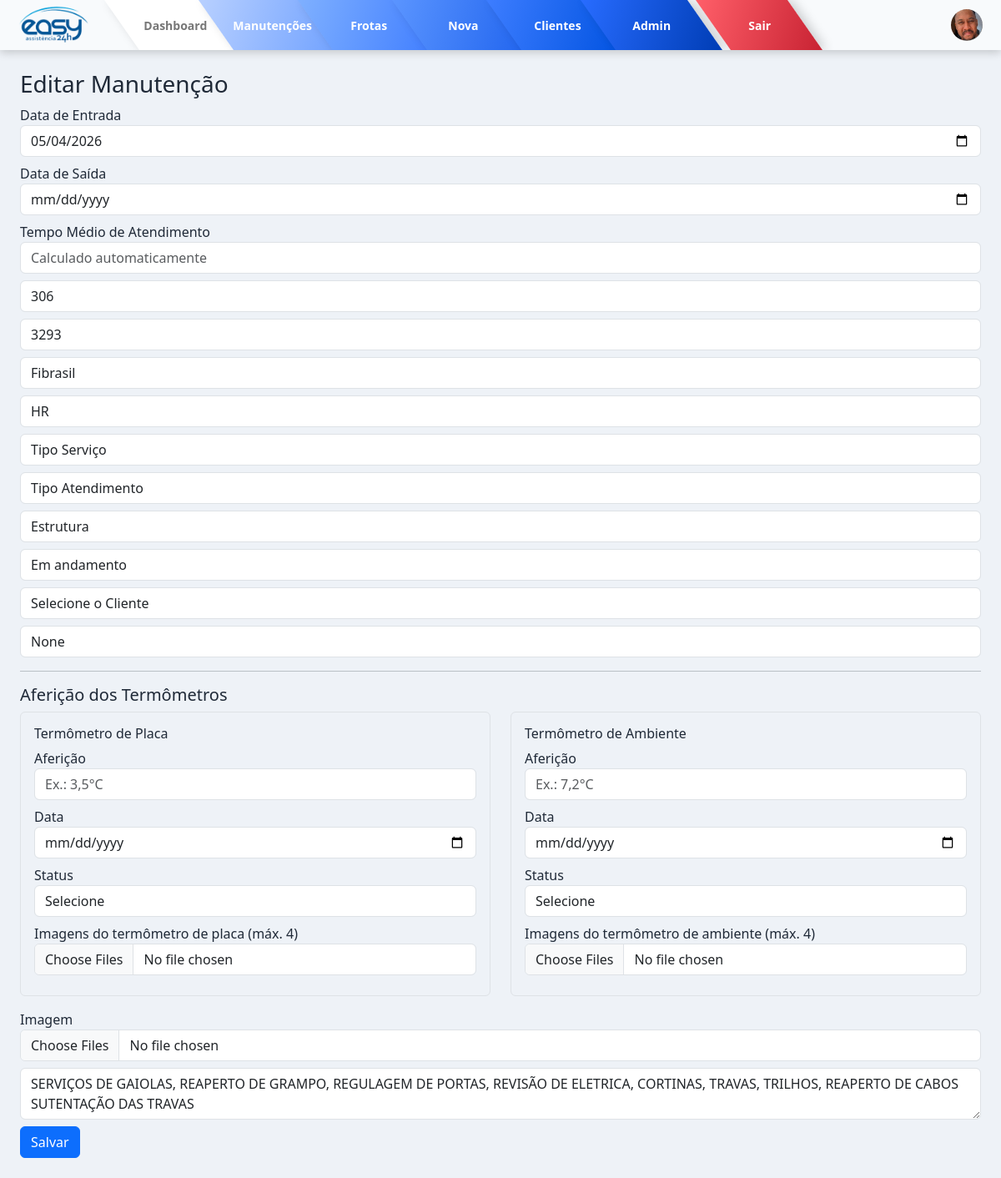
Before: /manutencoes/editar/1 (signed in) with the older database file.
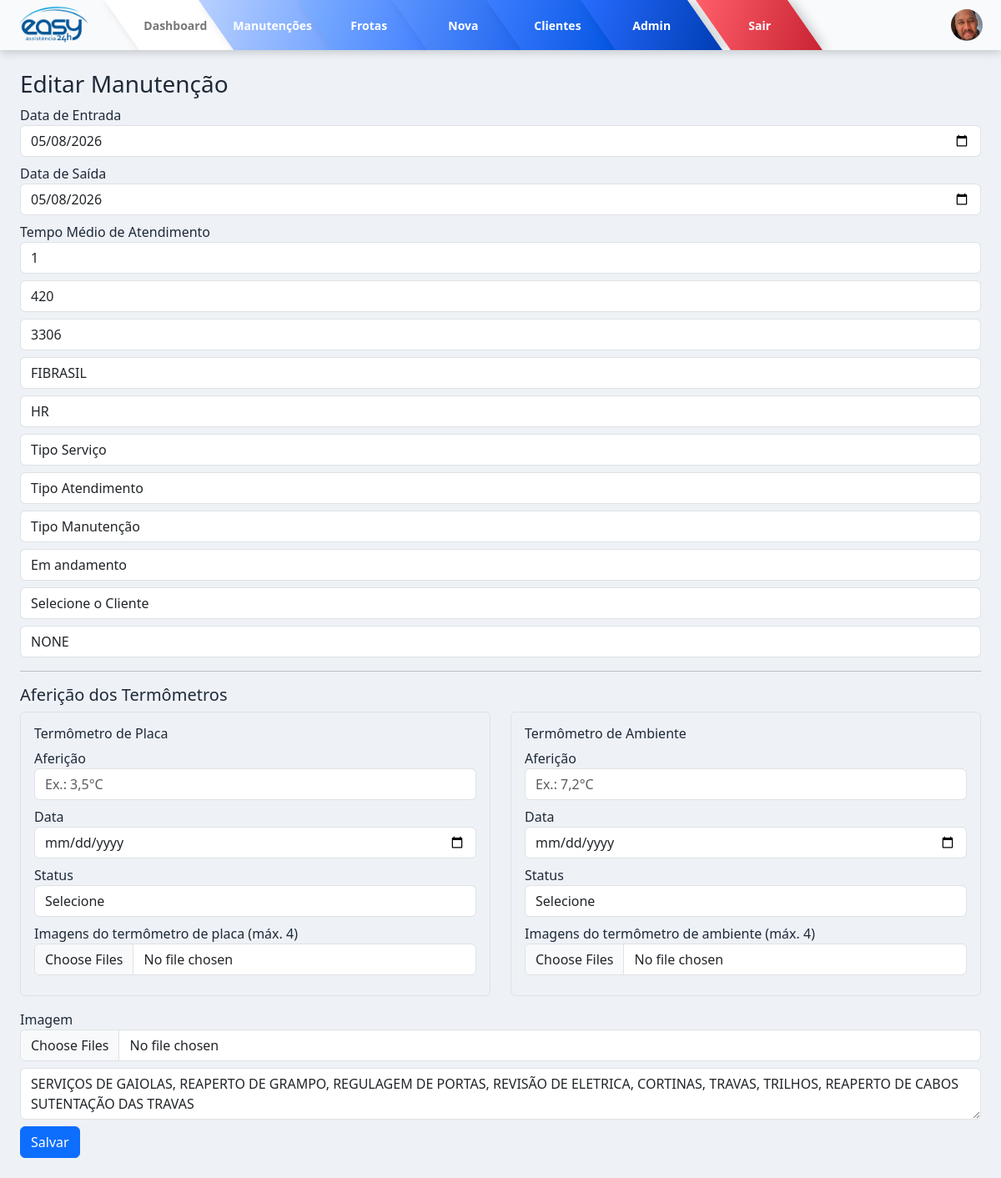
After: the same page with the newer database file.
### models/manutencao.py (models this page shows)
class Manutencao(db.Model):
    __tablename__ = "manutencoes"
    id = db.Column(db.Integer, primary_key=True, autoincrement=True)
    data = db.Column(db.Date)          # Data de entrada
    data_saida = db.Column(db.Date)    # Data de saída
    dtm = db.Column(db.Integer)        # Dias entre entrada e saída
    numero_frota = db.Column(db.String)
    os = db.Column(db.String(50))
    bau = db.Column(db.String)
    tipo_veiculo = db.Column(db.String)
    tipo_servico = db.Column(db.String)
    tipo_atendimento = db.Column(db.String)
    tipo_manutencao = db.Column(db.String)
    status = db.Column(db.String)
    causa = db.Column(db.String)
    observacao = db.Column(db.String)
    cliente = db.Column(db.String)
    imagens = db.Column(db.Text)

### routes/manutencoes.py (the view, shortened to what this page needs)
@manutencao_bp.route("/editar/<int:id>", methods=["GET", "POST"])
def editar(id):
    if not session.get("user_id"):
        return redirect("/login")
    if session.get("user_role") != "admin":
        return redirect("/")
    m = Manutencao.query.get_or_404(id)
    clientes = Cliente.query.order_by(Cliente.nome).all()
    imagens_lista = carregar_lista_imagens(m.imagens)
    afericao_placa = carregar_afericao(m.numero_frota, m.os, "PLACA")
    afericao_ambiente = carregar_afericao(m.numero_frota, m.os, "AMBIENTE")
    return render_template(
        "manutencoes/form.html",
        m=m,
        clientes=clientes,
        imagens_lista=imagens_lista,
        afericao_placa=afericao_placa,
        afericao_ambiente=afericao_ambiente
    )

### routes/manutencoes.py (called while the page is built, shortened)
def carregar_lista_imagens(valor):
    try:
        lista = json.loads(valor) if valor else []
        return lista if isinstance(lista, list) else []
    except:
        return []

def carregar_afericao(numero_frota, os, tipo_termometro):
    reg = AfericaoTermometro.query.filter_by(
        numero_frota=str(numero_frota).strip(),
        os=str(os).strip(),
        tipo_termometro=tipo_termometro
    ).first()
    if not reg:
        return {
            "id": None,
            "afericao": "",
            "data_afericao": "",
            "status": "",
            "imagens": []
        }

### templates/manutencoes/form.html (shortened to what the changed rows need)
{% extends "base.html" %}
{% block content %}
<form method="POST" enctype="multipart/form-data">
  <label>Data de Entrada</label>
  <input type="date" name="data" class="form-control mb-2"
         value="{{ m.data.strftime('%Y-%m-%d') if m and m.data else '' }}">
  <label>Data de Saída</label>
  <input type="date" name="data_saida" class="form-control mb-2"
         value="{{ m.data_saida.strftime('%Y-%m-%d') if m and m.data_saida else '' }}">
  <label>Tempo Médio de Atendimento</label>
  <input type="number" class="form-control mb-2"
         value="{{ m.dtm if m and m.dtm is not none else '' }}"
         readonly placeholder="Calculado automaticamente">
  <input name="numero_frota" class="form-control mb-2"
         value="{{ m.numero_frota if m else '' }}" placeholder="Frota">
  <input type="text" name="os" placeholder="Número da OS" class="form-control mb-2"
         value="{{ m.os if m else '' }}">
  <input name="bau" class="form-control mb-2"
         value="{{ m.bau if m else '' }}" placeholder="Baú">
  <input name="tipo_veiculo" class="form-control mb-2"
         value="{{ m.tipo_veiculo if m else '' }}" placeholder="Tipo Veículo">
  <select name="tipo_servico" class="form-control mb-2" required>
    <option value="">Tipo Serviço</option>
  </select>
  <select name="tipo_atendimento" class="form-control mb-2" required>
    <option value="">Tipo Atendimento</option>
  </select>
  <select name="tipo_manutencao" class="form-control mb-2" required>
    <option value="">Tipo Manutenção</option>
    <option value="Estrutura" {% if m and m.tipo_manutencao == "Estrutura" %}selected{% endif %}>Estrutura</option>
  </select>
  <select name="status" class="form-control mb-2">
    <option value="ANDAMENTO" {% if m and m.status == "Andamento" %}selected{% endif %}>Em andamento</option>
  </select>
  <select name="cliente" class="form-control mb-2" required>
    <option value="">Selecione o Cliente</option>
  </select>
  <input name="causa" class="form-control mb-2"
         value="{{ m.causa if m else '' }}" placeholder="Causa">
  <hr>
  <h5>Aferição dos Termômetros</h5>
  <div class="row">
    <div class="col-md-6">
    </div>
    <div class="col-md-6">
    </div>
  </div>
  <label>Imagem</label>
  <input type="file" name="imagens" class="form-control mb-2" multiple>
  <textarea name="observacao" class="form-control mb-2" placeholder="Observação">{{ m.observacao if m else '' }}</textarea>
  <button class="btn btn-primary">Salvar</button>
</form>
{% endblock %}

Changed rows visible on the page:
changed Manutencao "HR": data "05/04/2026" → "05/08/2026"; data_saida (not shown) → "05/08/2026"; dtm (not shown) → "1"; numero_frota "306" → "420"; os "3293" → "3306"; bau "Fibrasil" → "FIBRASIL"; causa "None" → "NONE"; tipo_manutencao "Estrutura" → (not shown)
Other visible differences:
form field tipo_manutencao: (not shown) → "Tipo Manutenção"
